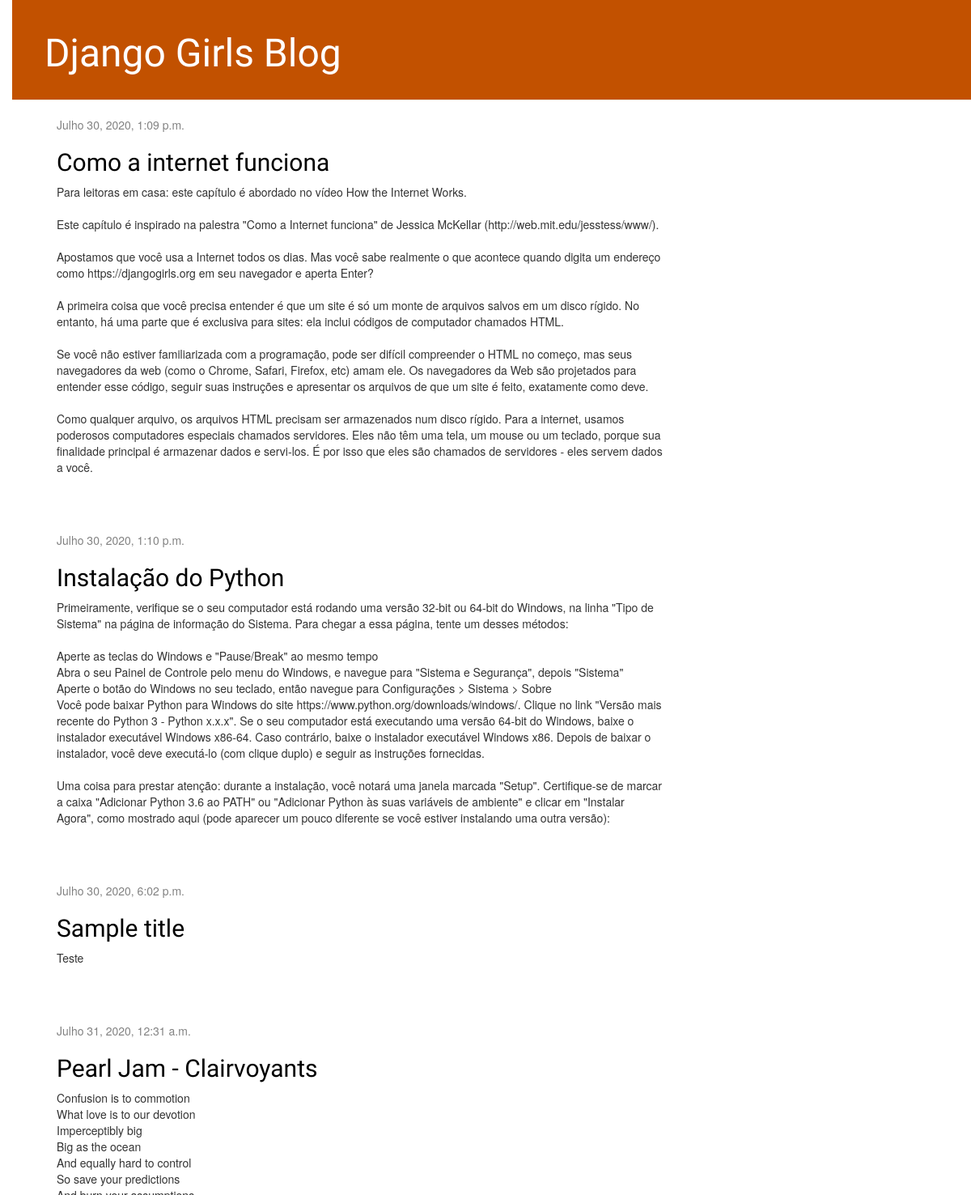
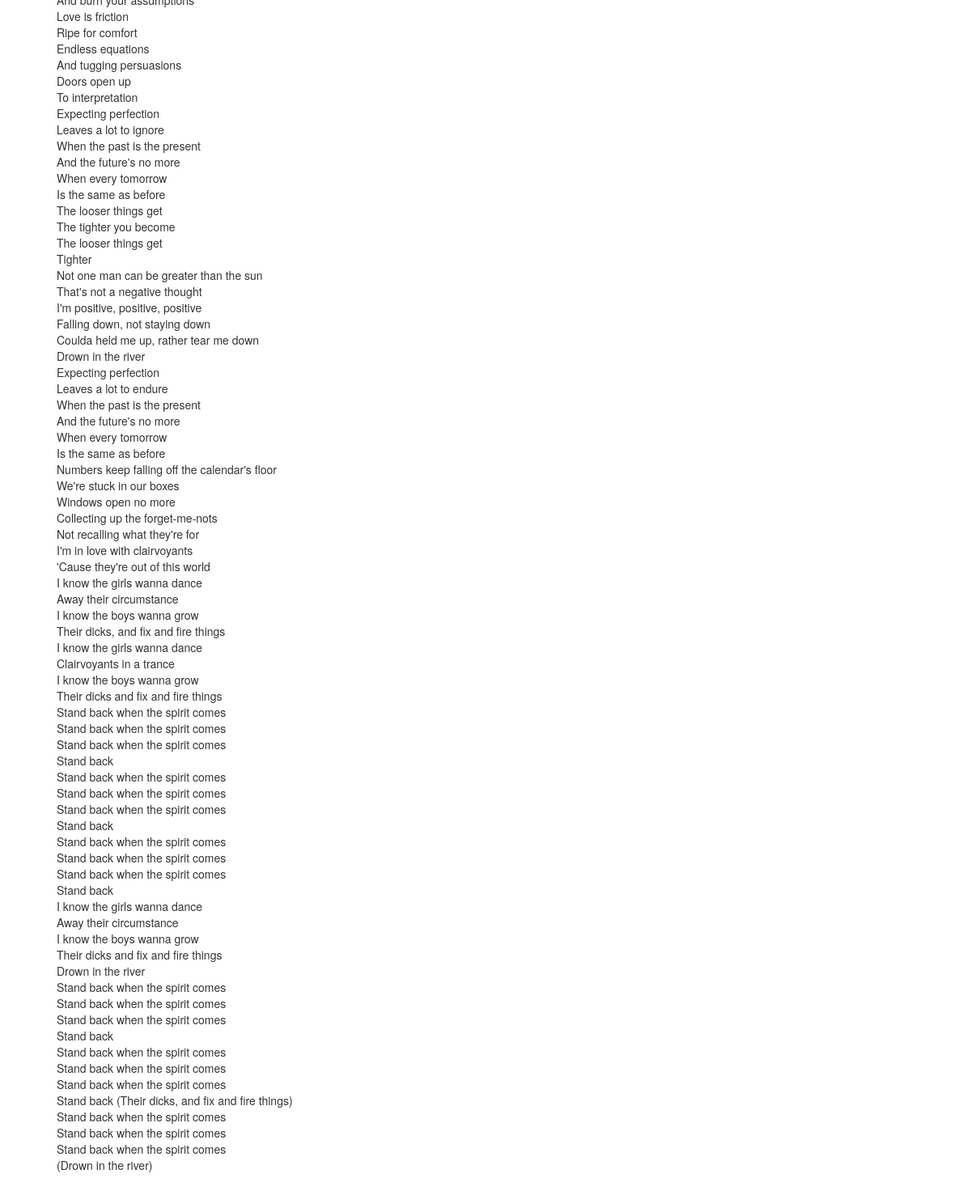
The page / on the database its author committed (2 pictures, top to bottom).
### blog/models.py (models this page shows, shortened)
class Post(models.Model):
    author = models.ForeignKey(settings.AUTH_USER_MODEL, on_delete=models.CASCADE)
    title = models.CharField(max_length=200)
    text = models.TextField()
    created_date = models.DateTimeField(default=timezone.now)
    published_date = models.DateTimeField(blank=True, null=True)

### blog/views.py (the view)
# urls.py: path('', views.post_list, name='post_list'),
def post_list(request):
    posts = Post.objects.filter(published_date__lte=timezone.now()).order_by('published_date')
    return render(request, 'blog/post_list.html', {'posts': posts})

### blog/templates/blog/post_list.html
{% extends 'blog/base.html' %}
{% block content %}
    {% for post in posts %}
        <div class="post">
            <div class="date">
                {{ post.published_date }}
            </div>
            <h2><a href="{% url 'post_detail' pk=post.pk %}">{{ post.title }}</a></h2>
            <p>{{ post.text|linebreaksbr }}</p>
        </div>
    {% endfor %}
{% endblock %}

### blog/static/css/blog.css (style rules this page uses)
h1 a, h2 a { color: #C25100; font-family: 'Lobster'; }
body { padding-left: 15px; }
h1, h2, h3, h4 { font-family: 'Lobster', cursive; }
.date { color: #828282; }
.post { margin-bottom: 70px; }
.post h2 a, .post h2 a:visited { color: #000000; }

### rows shown on the page
Post: published_date "Julho 30, 2020, 1:09 p.m.", title "Como a internet funciona", text "Para leitoras em casa: este capítulo é abordado no vídeo How the Internet Works. Este capítulo é inspirado na palestra \"Como a Internet funciona\" de Jessica McKellar (http://web.mit.edu/jesstess/www/). Apostamos que você usa a Internet todos os dias. Mas você sabe realmente o que acontece quando digita um endereço como https://djangogirls.org em seu navegador e aperta Enter? A primeira coisa que você precisa entender é que um site é só um monte de arquivos salvos em um disco rígido. No entanto, há uma parte que é exclusiva para sites: ela inclui códigos de computador chamados HTML. Se você não estiver familiarizada com a programação, pode ser difícil compreender o HTML no começo, mas seus…"
Post: published_date "Julho 30, 2020, 1:10 p.m.", title "Instalação do Python", text "Primeiramente, verifique se o seu computador está rodando uma versão 32-bit ou 64-bit do Windows, na linha \"Tipo de Sistema\" na página de informação do Sistema. Para chegar a essa página, tente um desses métodos: Aperte as teclas do Windows e \"Pause/Break\" ao mesmo tempo Abra o seu Painel de Controle pelo menu do Windows, e navegue para \"Sistema e Segurança\", depois \"Sistema\" Aperte o botão do Windows no seu teclado, então navegue para Configurações > Sistema > Sobre Você pode baixar Python para Windows do site https://www.python.org/downloads/windows/. Clique no link \"Versão mais recente do Python 3 - Python x.x.x\". Se o seu computador está executando uma versão 64-bit do Windows, baixe o…"
Post: published_date "Julho 30, 2020, 6:02 p.m.", title "Sample title", text "Teste"
Post: published_date "Julho 31, 2020, 12:31 a.m.", title "Pearl Jam - Clairvoyants", text "Confusion is to commotion What love is to our devotion Imperceptibly big Big as the ocean And equally hard to control So save your predictions And burn your assumptions Love is friction Ripe for comfort Endless equations And tugging persuasions Doors open up To interpretation Expecting perfection Leaves a lot to ignore When the past is the present And the future's no more When every tomorrow Is the same as before The looser things get The tighter you become The looser things get Tighter Not one man can be greater than the sun That's not a negative thought I'm positive, positive, positive Falling down, not staying down Coulda held me up, rather tear me down Drown in the river Expecting…"
